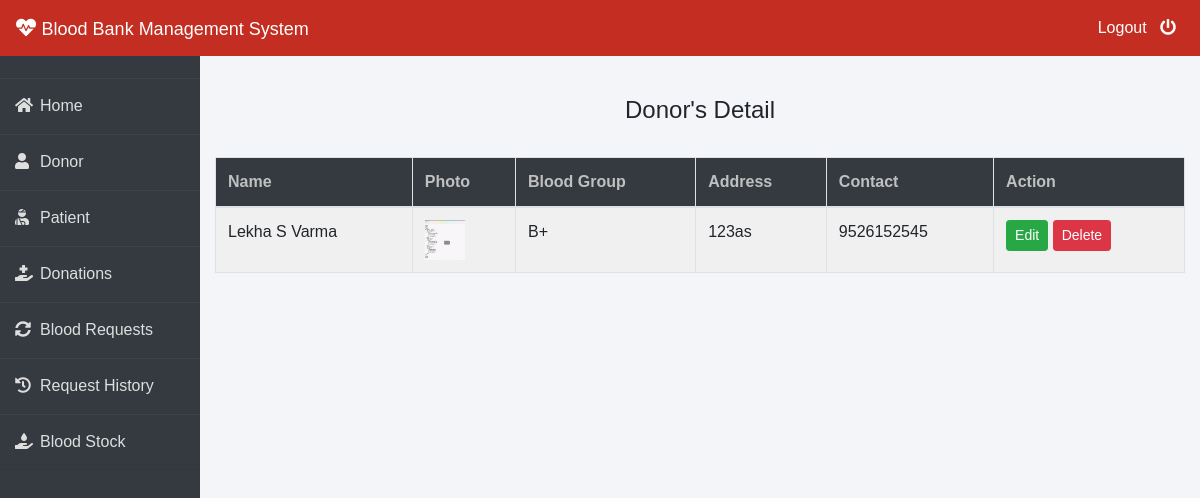
Page /admin-donor (signed in) on the earlier database version.
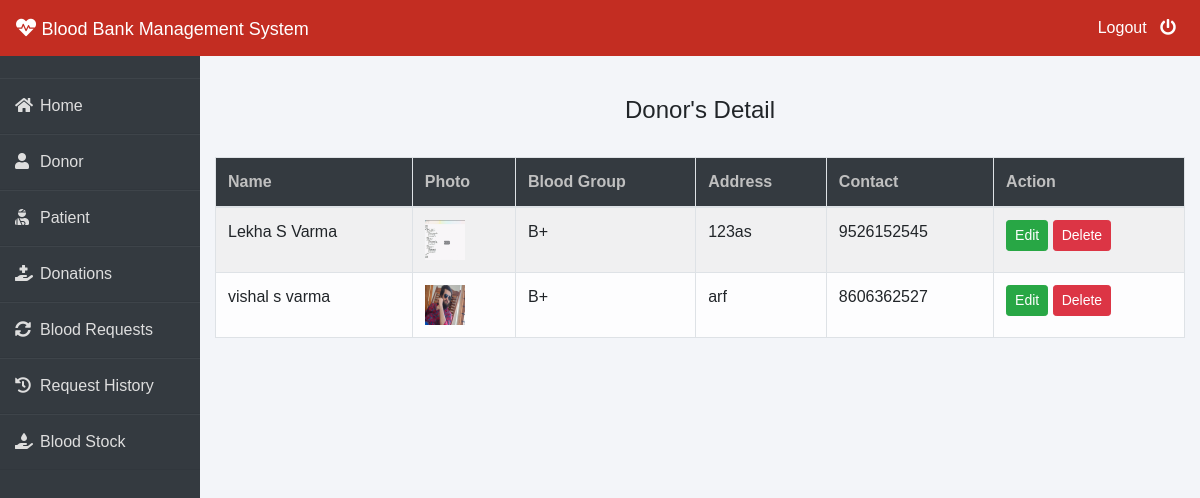
Same page on the later database version.
### donor/models.py (models this page shows, shortened)
class Donor(models.Model):
    user=models.OneToOneField(User,on_delete=models.CASCADE)
    profile_pic= models.ImageField(upload_to='profile_pic/Donor/',null=True,blank=True)
    bloodgroup=models.CharField(max_length=10)
    address = models.CharField(max_length=40)
    mobile = models.CharField(max_length=20,null=False)
    @property
    def get_name(self):
        return self.user.first_name+" "+self.user.last_name

### blood/views.py (the view)
# urls.py: path('admin-donor', views.admin_donor_view,name='admin-donor'),
@login_required(login_url='adminlogin')
def admin_donor_view(request):
    donors=dmodels.Donor.objects.all()
    return render(request,'blood/admin_donor.html',{'donors':donors})

### templates/blood/admin_donor.html
{% extends 'blood/adminbase.html' %}
{% block content %}
{% load widget_tweaks %}
{%load static%}
<br><br>
<div class="container">
    <H4 class="text-center">Donor's Detail</H4><br>
    <table class="table table-light table-hover table-bordered table-striped">
        <thead class="bg-dark">
            <tr>
                <th scope="col" style="color: rgb(192, 192, 192);">Name</th>
                <th scope="col" style="color: rgb(192, 192, 192);">Photo</th>
                <th scope="col" style="color: rgb(192, 192, 192);">Blood Group</th>
                <th scope="col" style="color: rgb(192, 192, 192);">Address</th>
                <th scope="col" style="color: rgb(192, 192, 192);">Contact</th>
                <th style="color: rgb(192, 192, 192);">Action</th>
            </tr>
        </thead>
        <tbody>
            {% for t in donors %}
            <tr>
                <td> {{t.get_name}}</td>
                <td> <img src="{% static t.profile_pic.url %}" alt="Profile Pic" height="40px" width="40px" /></td>
                <td>{{t.bloodgroup}}</td>
                <td>{{t.address}}</td>
                <td>{{t.mobile}}</td>
                <td>
                    <button class="btn btn-success btn-sm"><a  style="text-decoration: none;color: white;" href="{% url 'update-donor' t.id  %}">Edit</a> </button>
                    <button class="btn btn-danger btn-sm"><a  style="text-decoration: none;color: white;" href="{% url 'delete-donor' t.id  %}">Delete</a> </button>
                </td>
            </tr>
            {% endfor %}
        </tbody>
    </table>
</div>
{% endblock content %}

Differences in the rows shown:
added Donor: get_name "vishal s varma", profile_pic (picture), bloodgroup "B+", address "arf", mobile "8606362527"
